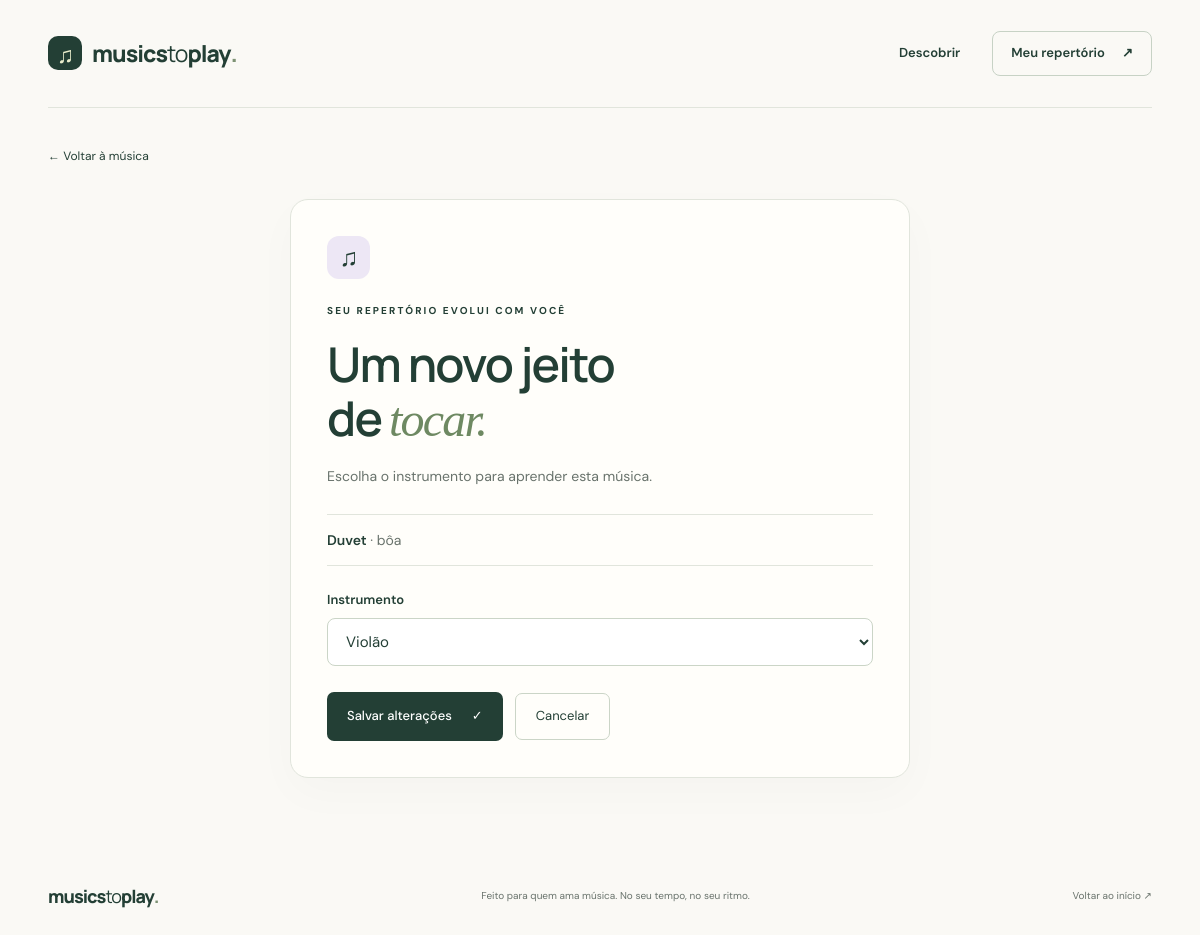
/updatemusicas/2, run on an earlier commit of the app's database.
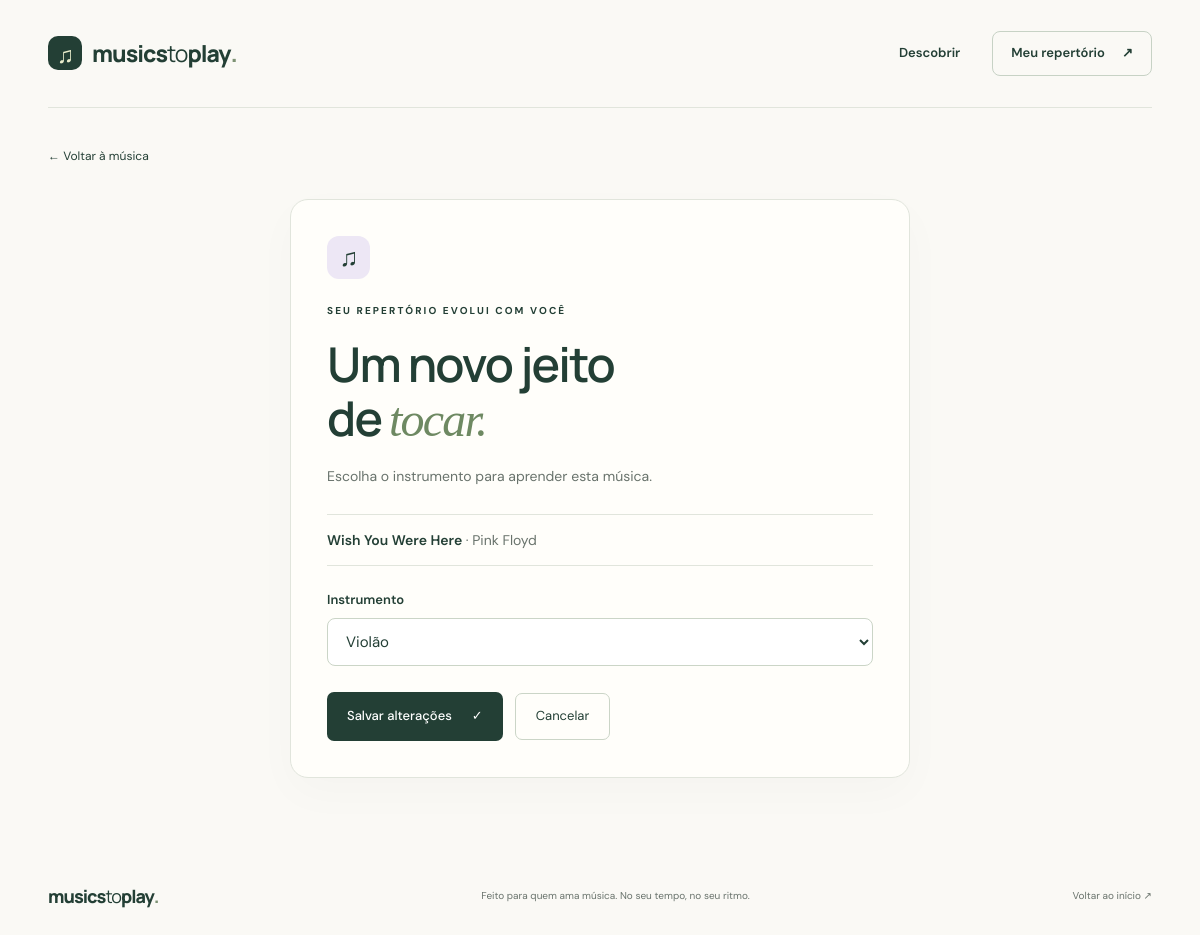
And on a later commit of the database.
### cifras/models.py (models this page shows, shortened)
class MusicasAprender(models.Model):
    INSTRUMENTO_CHOICES = (
        ('Guitarra','Guitarra'),
        ('Violao','Violão'),
    )
    user = models.ForeignKey(User,on_delete=models.PROTECT,related_name="musicas_aprender")# models.PROTECT não permite a exclusão de um objeto User caso ele seja referenciado por objetos musicasaprender
    capa_album_small = models.ImageField()
    capa_album_medium = models.ImageField()
    nome_banda = models.CharField(max_length=40)
    nome_musica = models.CharField(max_length=40)
    duracao = models.IntegerField()
    bpm = models.IntegerField()                                                                # blank = False impede que o campo seja enviado no formulário vazio
    instrumento = models.CharField(max_length=8,choices= INSTRUMENTO_CHOICES,default= 'Violao', blank = False) # com o conjunto de tuplas(INSTRUMENTO_CHOICES), usamos o atributo choice para o campo ter somente as opções da tupla como valor e o default dita um valor que caso o campo fique em branco este valor padrão será o valor do campo.
    class Meta:
        verbose_name_plural = "MusicasAprender" # o atributo verbose_name_plural controla como o nome vai ficar no plural quando for pro painel django admin

### cifras/views.py (the view, shortened to what this page needs)
# urls.py: path('updatemusicas/<int:pk>',UpdateMusicasAprender.as_view(), name = 'url_updatemusicas'),
class UpdateMusicasAprender(FormView):
    template_name = 'cifras/musicasForm.html'
    form_class = MusicaAprenderForm
    success_url = reverse_lazy('url_listmusicasaprender')
    def get_context_data(self, **kwargs):
        context = super().get_context_data(**kwargs)
        context['id_musica_aprender'] = self.kwargs['pk'] # pega o id enviado pela URL e armazenado no kwargs da URL(self.kwargs) e armazena no contexto
        return context # envio o contexto para o template
    def get_form_kwargs(self):
        id = self.kwargs['pk'] # busco no kwargs o id que a view recebeu pela URL
        kwargs = super().get_form_kwargs()
        kwargs['instance'] = get_object_or_404(MusicasAprender,pk = id) # escrevo no atributo instance do kwargs uma instancia de objeto existente para ja vir com campos preenchidos
        return kwargs

### cifras/forms.py
class MusicaAprenderForm(forms.ModelForm):
    class Meta:
        model = MusicasAprender # model que recebe a alteração
        fields = ["instrumento"] # unico campo que pode receber alterações após ser criado

### cifras/templates/cifras/musicasForm.html (shortened to what this page needs)
{% extends 'cifras/base_conta.html' %}
{% block content %}
{% if id_musica_aprender %}{% url 'url_perfilmusicaaprender' id_musica_aprender as cancel_url %}{% elif id_musica_aprendida %}{% url 'url_perfilmusicaaprendida' id_musica_aprendida as cancel_url %}{% endif %}
<section class="edit-page wrap" aria-labelledby="edit-title">
    <a class="text-link" href="{{ cancel_url }}">← Voltar à música</a>
    <div class="edit-panel account-panel">
        <span class="step-icon {% if id_musica_aprender %}lilac{% else %}green{% endif %}" aria-hidden="true">{% if id_musica_aprender %}♫{% else %}✓{% endif %}</span>
        <span class="eyebrow edit-eyebrow">SEU REPERTÓRIO EVOLUI COM VOCÊ</span>
        <h1 id="edit-title">{% if id_musica_aprender %}Um novo jeito<br>de <em>tocar.</em>{% else %}Reconheça sua<br><em>evolução.</em>{% endif %}</h1>
        <p class="account-intro">{% if id_musica_aprender %}Escolha o instrumento para aprender esta música.{% else %}Atualize seu domínio ao tocar esta música, de 0 a 5.{% endif %}</p>
        <p class="edit-song">{% if id_musica_aprender %}{{ form.instance.nome_musica }} <span>· {{ form.instance.nome_banda }}</span>{% else %}{{ form.instance.musica.nome_musica }} <span>· {{ form.instance.musica.nome_banda }}</span>{% endif %}</p>
        <form method="post" class="account-form">
            {% for field in form %}
                {% if field.is_hidden %}{{ field }}{% else %}
                <div class="account-field"><label for="{{ field.id_for_label }}">{{ field.label }}</label>{{ field }}</div>
                {% endif %}
            {% endfor %}
            <div class="edit-buttons"><button class="button-dark" type="submit">Salvar alterações <span aria-hidden="true">✓</span></button><a class="button-secondary" href="{{ cancel_url }}">Cancelar</a></div>
        </form>
    </div>
</section>
{% endblock %}

What changed in the data, as far as the page shows it:
changed MusicasAprender "Violão": instance.nome_musica "Duvet" → "Wish You Were Here"; instance.nome_banda "bôa" → "Pink Floyd"
